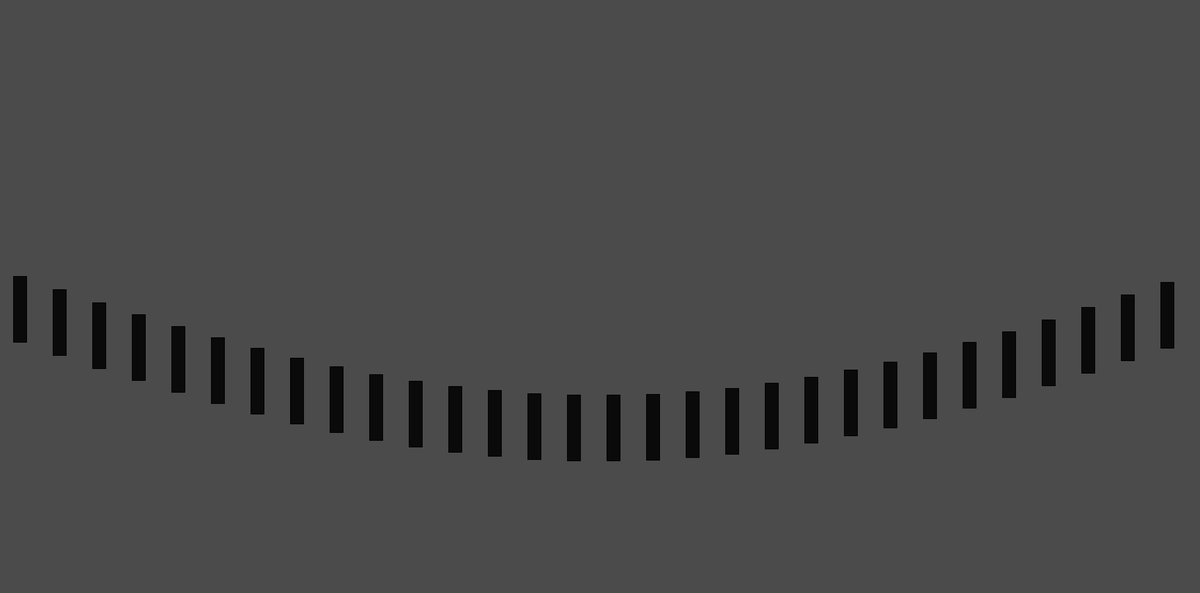
Frame 1 (no input)
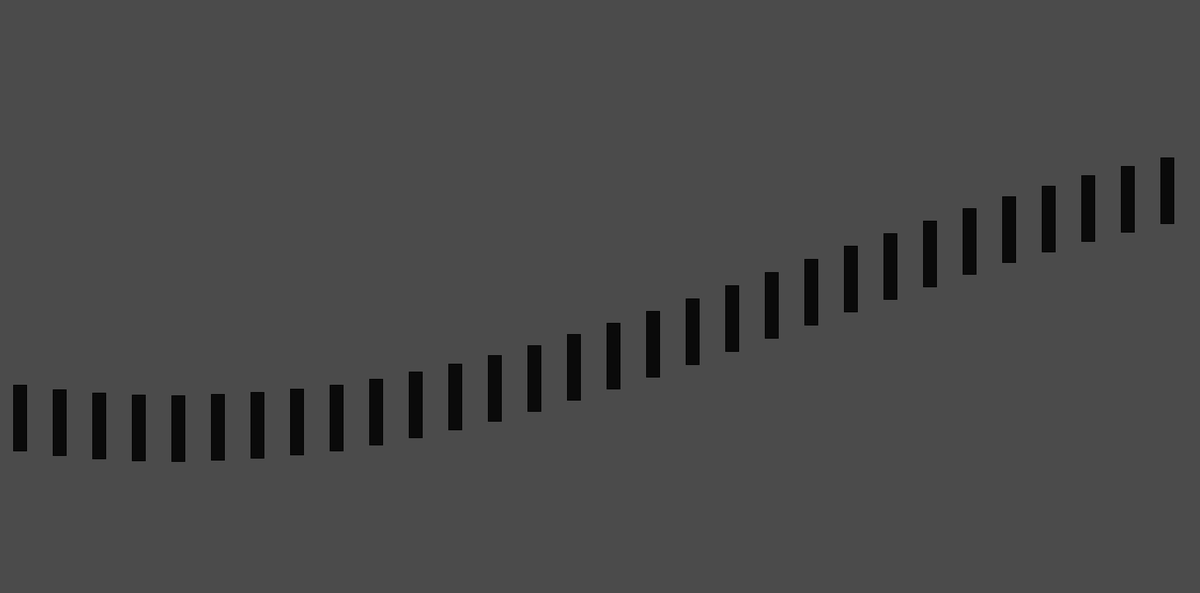
Frame 60 (the mouse pressed at the canvas centre just before this capture)
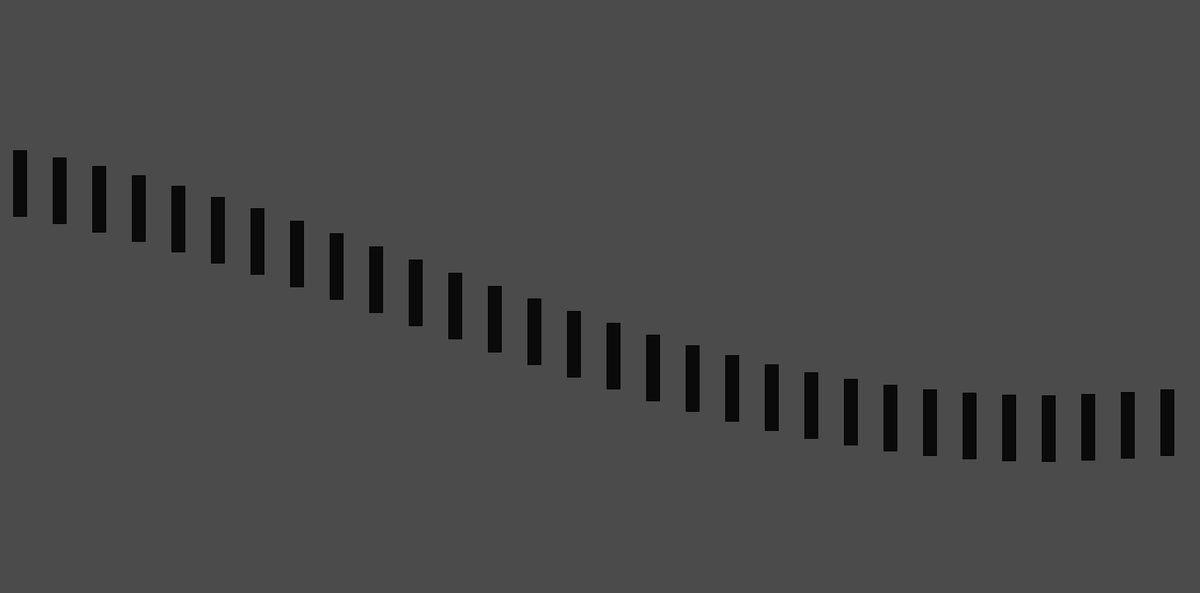
Frame 120 (the mouse held since frame 60 and released just before this capture)

The Processing sketch that drew these frames (run headless with seeded random() and noise(); from frame 60 on, the mouse is pressed at the canvas centre):

// Processing sketch: processing_98957
// ── processing_98957.pde

Line un = new Line(10, 10);

void setup() {
  size(1820, 900);
}

void draw() {
  background(75);
  un.display();
}

class Line {
  float x;
  float y;
  float incrementer;
  float e;
  float movey ;
  Line(float firstx, float firsty) {
    x=0;
    y=400;
  }

  void display() {
    fill(10);
    for (int i=20; i<1800; i+=60) {
      e+=.1;
        rect(x+i, y+sin(e)*200, 20, 100);
      
    }
  }
}
